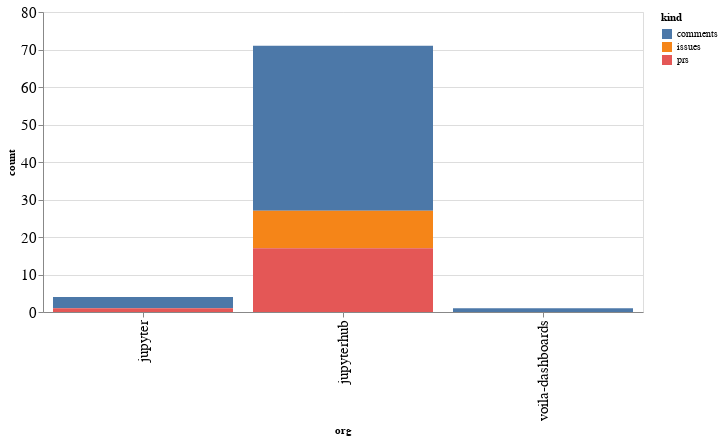

Notebook code cell kept with this figure:
### Code cell
alt.Chart(org_summaries, width=600).mark_bar().encode(
    x='org',
    y='count',
    color='kind',
    tooltip="org"
)

### Figure 1 — Vega-Lite specification as saved in the notebook (floating-point values rounded to 4 significant figures)
{"config": {"axisLeft": {"labelFontSize": 15}, "axisBottom": {"labelFontSize": 15}}, "data": {"name": "data-feed6f1d440b2d3fc1d634c85c1f51f5"}, "mark": "bar", "encoding": {"color": {"type": "nominal", "field": "kind"}, "tooltip": {"type": "nominal", "field": "org"}, "x": {"type": "nominal", "field": "org"}, "y": {"type": "quantitative", "field": "count"}}, "width": 600, "$schema": "https://vega.github.io/schema/vega-lite/v4.8.1.json", "datasets": {"data-feed6f1d440b2d3fc1d634c85c1f51f5": [{"org": "jupyter", "kind": "comments", "count": 3}, {"org": "jupyter", "kind": "prs", "count": 1}, {"org": "jupyterhub", "kind": "comments", "count": 44}, {"org": "jupyterhub", "kind": "issues", "count": 10}, {"org": "jupyterhub", "kind": "prs", "count": 17}, {"org": "voila-dashboards", "kind": "comments", "count": 1}]}}
